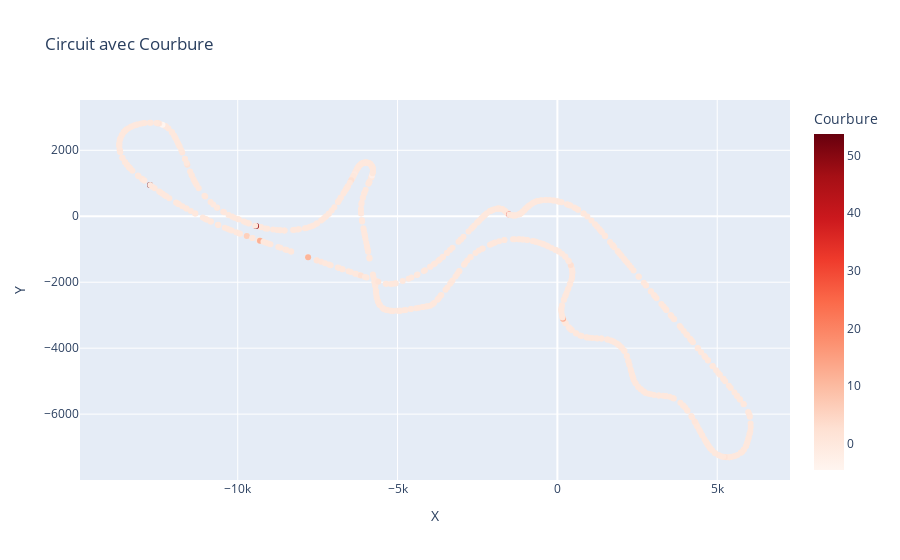

Source (notebook cell):
### Code cell
kappas =  curvatures
#kappas_normalized = (kappas - np.min(kappas)) / (np.max(kappas) - np.min(kappas))


# Créer un DataFrame pour faciliter la visualisation avec plotly
import pandas as pd
df = pd.DataFrame({
    'X': np.array(lap.telemetry['X']),
    'Y': np.array(lap.telemetry['Y']),
    'Courbure': kappas
})

# Créer un scatter plot avec plotly
fig = px.scatter(df, x='X', y='Y', color='Courbure', color_continuous_scale='Reds',
                 hover_data=['X', 'Y', 'Courbure'], title='Circuit avec Courbure')

# Afficher le plot
fig.show()

### Figure 1 — Plotly figure (JSON) as saved in the notebook; plotly's stock layout.template omitted (floating-point values rounded to 4 significant figures; data arrays with more than 128 entries replaced by an {"elided": "..."} marker saying what was removed)
{"data": [{"customdata": {"elided": "739x1 float values"}, "hovertemplate": "X=%{x}<br>Y=%{y}<br>Courbure=%{marker.color}<extra></extra>", "legendgroup": "", "marker": {"color": {"elided": "739 float values"}, "coloraxis": "coloraxis", "symbol": "circle"}, "mode": "markers", "name": "", "orientation": "v", "showlegend": false, "type": "scatter", "x": {"elided": "739 int values"}, "xaxis": "x", "y": {"elided": "739 int values"}, "yaxis": "y"}], "layout": {"coloraxis": {"colorbar": {"title": {"text": "Courbure"}}, "colorscale": [[0, "rgb(255,245,240)"], [0.125, "rgb(254,224,210)"], [0.25, "rgb(252,187,161)"], [0.375, "rgb(252,146,114)"], [0.5, "rgb(251,106,74)"], [0.625, "rgb(239,59,44)"], [0.75, "rgb(203,24,29)"], [0.875, "rgb(165,15,21)"], [1, "rgb(103,0,13)"]]}, "legend": {"tracegroupgap": 0}, "title": {"text": "Circuit avec Courbure"}, "xaxis": {"anchor": "y", "domain": [0, 1], "title": {"text": "X"}}, "yaxis": {"anchor": "x", "domain": [0, 1], "title": {"text": "Y"}}}}
